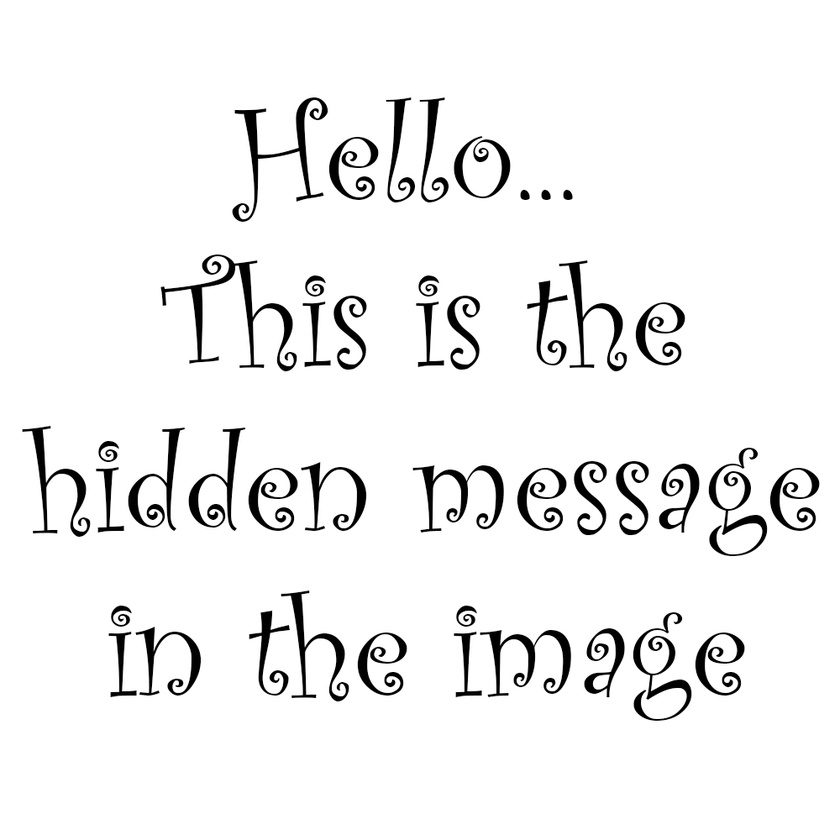
%> input picture images/MessageImage.jpg, 840 x 840 px, shrunk from 1000 x 1000 before the run
$ octave Steg_Decrypt.m   (GNU Octave 9; MATLAB toolbox functions it lacks are replaced by stand-ins)
%> lines starting %> are read from the running program, lines starting %| are printed output that depends on the picture; in (x1, y1, x2, y2) boxes, pixels count from 0 and x2, y2 are one past the last pixel; in counts of white or black regions, pixels touching at a corner belong together; the program's own positions count from 1
### en_de_cryptMessage.m
function img=en_de_cryptMessage(img,key,imgSize)
%Function for encrypting and decrypting image
%It generates random 2D matrix based on a key which is used as seed
%Then bitwise XOR operation is done on the message image to excrypt it with
%the psuedorandom noisy data
rng(key);
Nonce=uint8(randi([0 1],imgSize));
img=bitxor(img,Nonce);
rng('default');
end

### Steg_Decrypt.m
%%% DECRYPT %%%%
[R,Rdir,~]=uigetfile({'*.jpg;*.png'},'Pick Source Image');
%> the answer given: images/MessageImage.jpg
img=strcat(Rdir,R);
img=imread(img);
%> img is the input picture: size 840x840x3 uint8; min 0, max 255, mean 240.8
[iRow,iCol]=size(img(:,:,1));
%> iRow = 840; iCol = 840
key=input('Enter Key for Decrypt : ');
%> the answer given: 3

getImg=bitget(img(:,:,1),1);
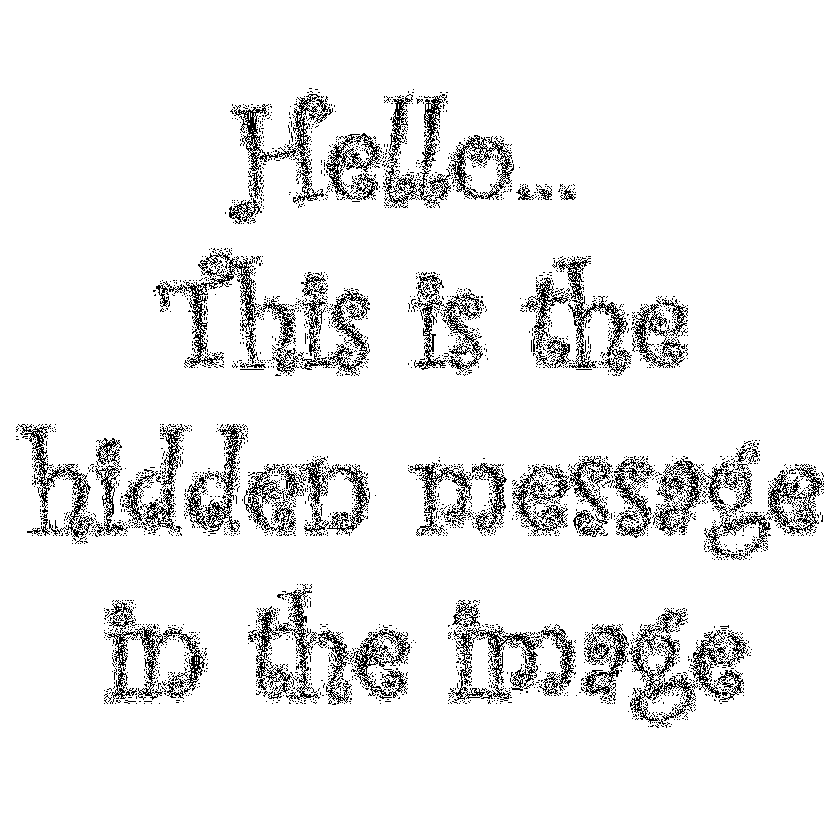
%> getImg: size 840x840 logical; 92.5% white; black in thin lines or dots, all inside (x1, y1, x2, y2) = (16, 88, 824, 728)

decryptMsg=en_de_cryptMessage(getImg,key,[iRow,iCol]);
%> in en_de_cryptMessage, `Nonce=uint8(randi([0 1],imgSize));`:
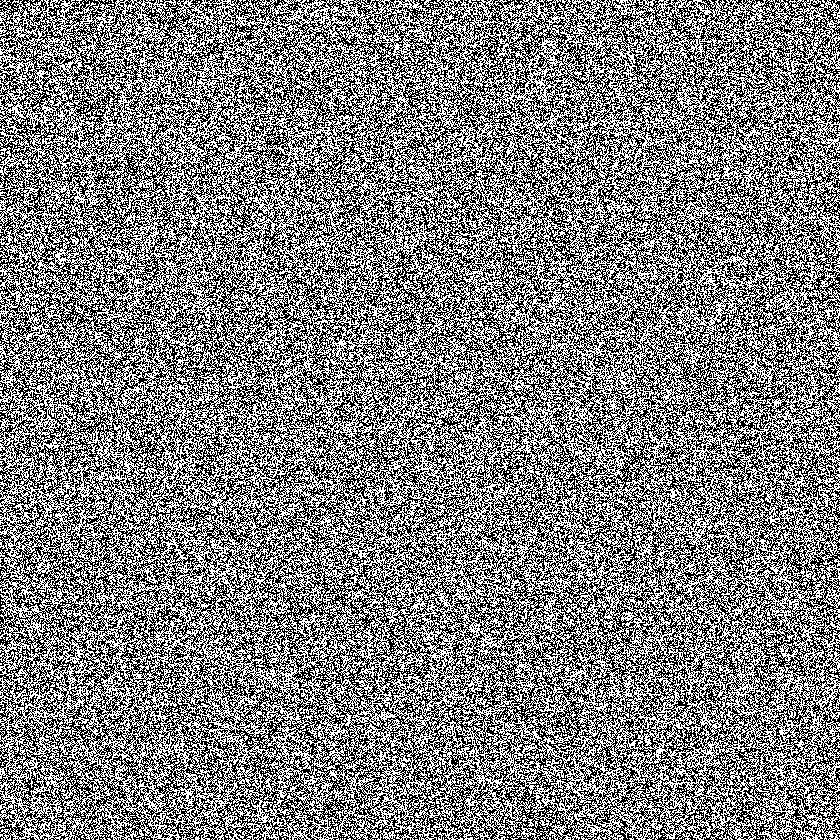
%> Nonce: size 840x840 uint8; values 0 (black) and 1 (white), 50.1% white; black in thin lines or dots
%> in en_de_cryptMessage, `img=bitxor(img,Nonce);`:
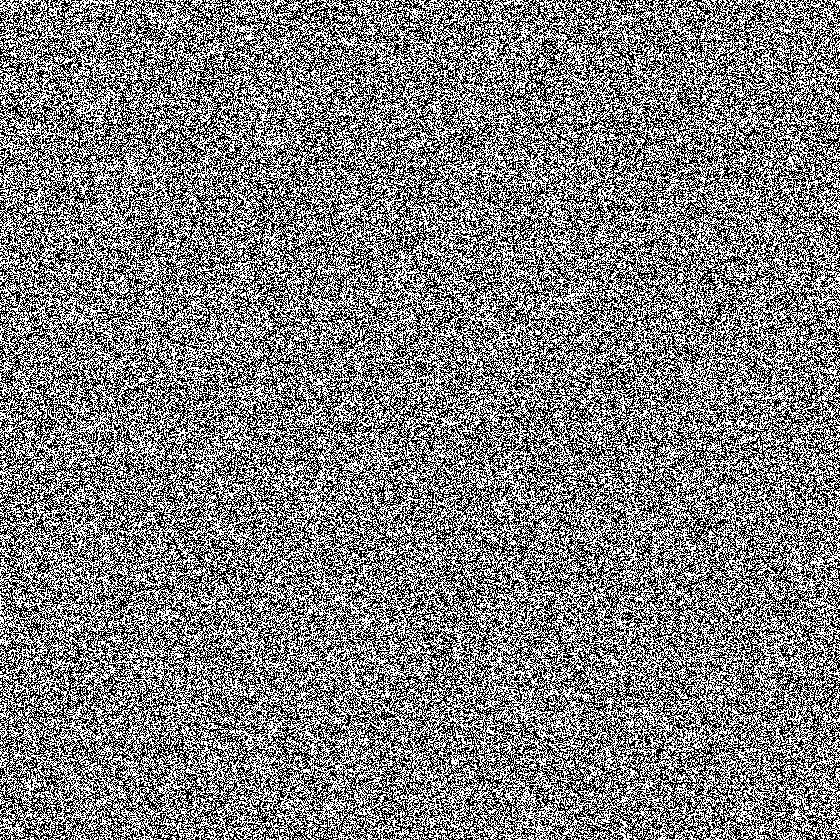
%> img: size 840x840 uint8; values 0 (black) and 1 (white), 50% white in thin lines or dots

figure,imshow(decryptMsg,[]);
